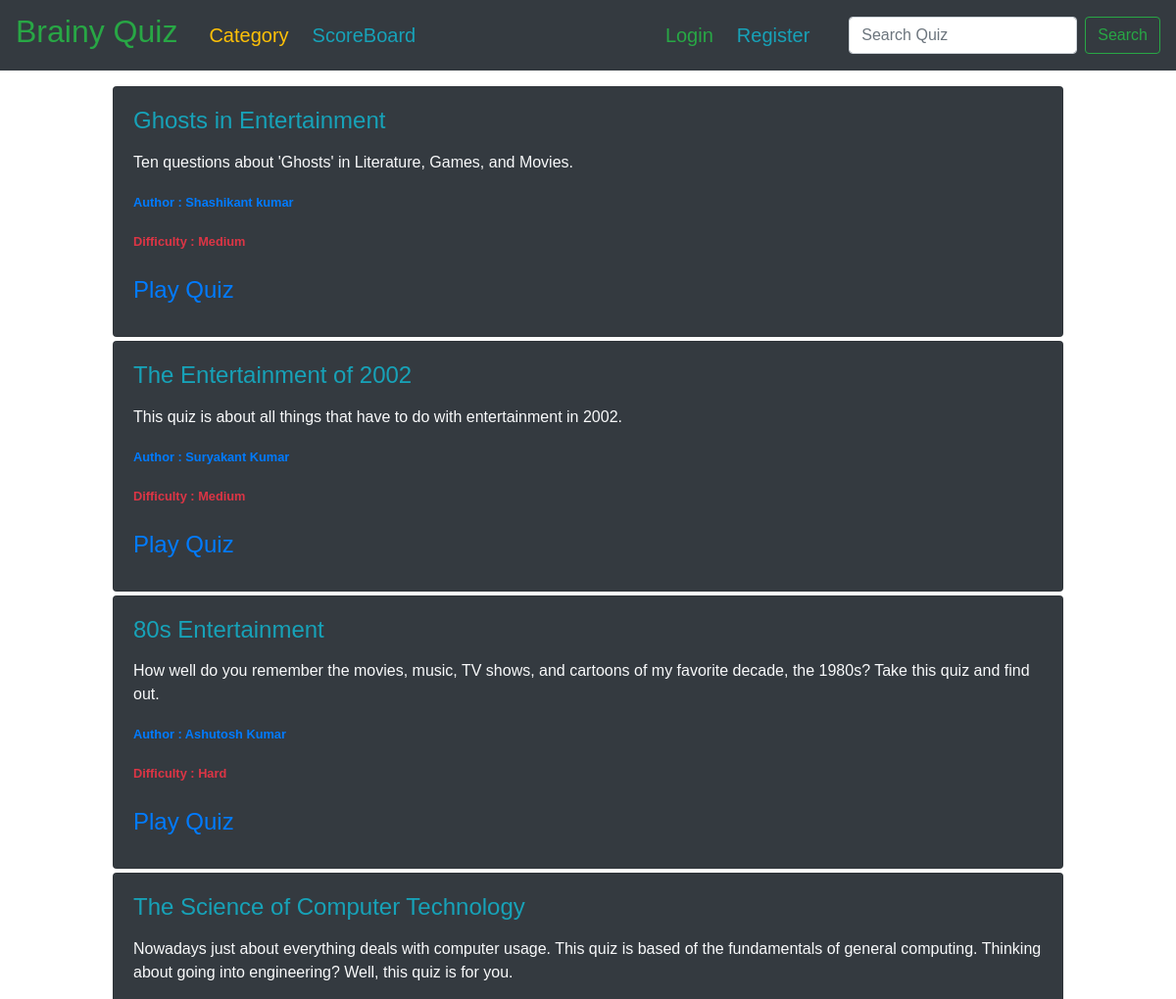
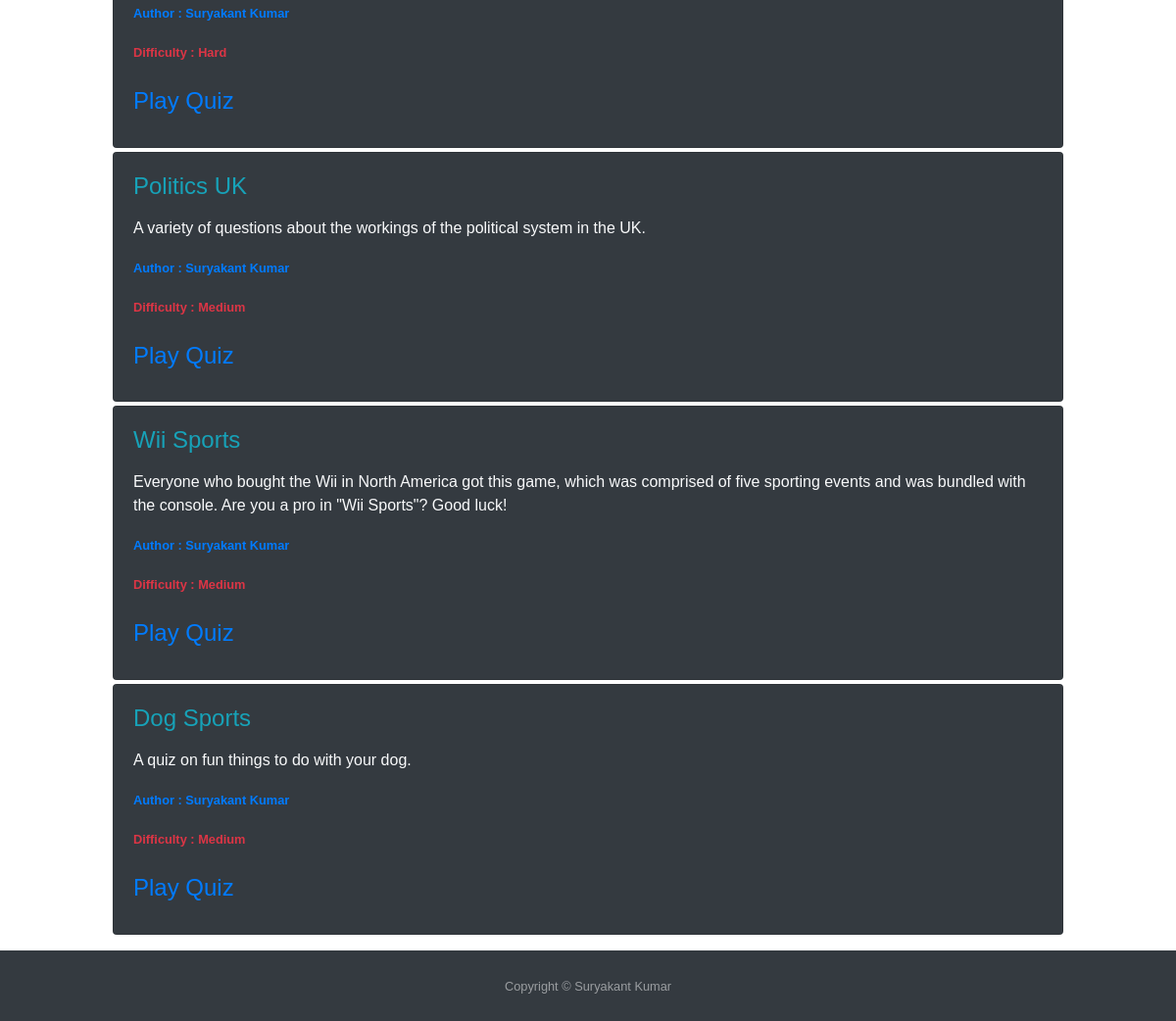
The page / on the database its author committed (2 pictures, top to bottom).
### quiz/models.py (models this page shows, shortened)
class Quiz(models.Model):
    difficulty_choices = [
        ('H', 'Hard'),
        ('M', 'Medium'),
        ('E', 'Easy')
    ]
    title = models.CharField(max_length=200)
    description = models.TextField(max_length=1000, blank=True, null=True)
    average_score = models.IntegerField(default=0, blank=True, null=True)
    difficulty = models.CharField(max_length=10, choices=difficulty_choices, default='F')
    date_posted = models.DateTimeField(default=timezone.now)
    author = models.ForeignKey(User, null=False, blank=False, on_delete=models.CASCADE)
    category = models.ForeignKey(Category, null=False, blank=False, on_delete=models.CASCADE)
    class Meta:
        ordering = ['-date_posted']

### quiz/views.py (the view)
# urls.py: path('', views.quiz_list_view, name='home-page'),
def quiz_list_view(request):
    obj = Quiz.objects.all()
    template = 'quiz/home.html'
    context = {'title': 'QuizApp - Home',
               "quiz_list": obj}
    return render(request, template, context)

### quiz/templates/quiz/home.html (shortened to what this page needs)
{% extends 'base.html' %}
{% block content %}
<div class="col-12 col-md-10 mb-3 mx-auto mt-3">
    {% for quiz in quiz_list %}
    <div class="card bg-dark text-light mb-1">
        <div class="card-body">
            <div class="mb-4">
                <h4 class="card-title text-info">
                    {{ quiz.title }}
                </h4>
                <p class="card-text">
                    {{ quiz.description|linebreaks }}
                </p>
                <p><small class="text-primary"><b>
                            Author : {{ quiz.author.first_name }} {{ quiz.author.last_name }}
                        </b></small></p>
                <p><small class="text-danger"><b>
                            Difficulty : {{ quiz.get_difficulty_display }}
                        </b></small></p>
            </div>
            <div>
                {% if user == quiz.author %}
                <div class="row">
                    <h4 class="card-title text-info col-4 col-sm-1">
                        <a href="{% url 'question-feature-ext' quiz.id %}">View</a>
                    </h4>
                    <h4 class="card-title text-info col-4 col-sm-2">
                        <a href="{% url 'question-create' quiz.id %}">Add Question</a>
                    </h4>
                </div>
                {% else %}
                <h4 class="card-title text-info">
                    <a href="{% url 'quiz-play' quiz.id %}">Play Quiz</a>
                </h4>
                {% endif %}
            </div>
        </div>
    </div>
    {% endfor %}
</div>
{% endblock %}

### templates/base.html (shortened to what this page needs)
<!doctype html>
<html lang="en">
<head>
    {% include 'bootstrap.html' %}
</head>
<body style="font-family: Comic Sans MS, cursive, sans-serif;" oncontextmenu="return false">
    <div>
        {% include 'navbar.html' %}
    </div>
    <div style="min-height: 90vh">
        {% block content %} {% endblock %}
    </div>
    <div>
        {% include 'footer.html' %}
    </div>
</body>
</html>

### templates/bootstrap.html (shortened to what this page needs)
    <link rel="stylesheet" href="https://stackpath.bootstrapcdn.com/bootstrap/4.3.1/css/bootstrap.min.css"
>

### templates/navbar.html (shortened to what this page needs)
<nav style="font-family: Comic Sans MS, cursive, sans-serif;" class="navbar navbar-dark bg-dark navbar-expand-lg">
    <a class="navbar-brand text-success mr-4" href="/">
        <h2>Brainy Quiz</h2>
    </a>
    <div class="collapse navbar-collapse" id="navbarSupportedContent">
        <ul class="navbar-nav mr-auto">
            <li class="nav-item active">
                <a class="nav-link mr-2 pb-0 text-warning" href="{% url 'category-list' %}">
                    <h5>Category</h5>
                </a>
            </li>
            <li class="nav-item active">
                <a class="nav-link mr-2 pb-0 text-info" href="{% url 'scoreboard' %}">
                    <h5>ScoreBoard</h5>
                </a>
            </li>
        </ul>
        <div class="navbar-nav mr-4">
            {% if user.is_authenticated %}
            <a class="nav-item nav-link active text-info pb-0 mr-2" href="{% url 'quiz-create' %}">
                <h5>Create
                    Quiz</h5>
            </a>
            <a class="nav-item nav-link active text-warning pb-0 mr-2" href="{% url 'profile' %}">
                <h5>{{ user.first_name }}</h5>
            </a>
            <a class="nav-item nav-link active text-danger pb-0 mr-2" href="{% url 'logout' %}">
                <h5>Logout</h5>
            </a>
            {% else %}
            <a class="nav-item nav-link active text-success pb-0 mr-2" href="{% url 'login' %}">
                <h5>Login</h5>
            </a>
            <a class="nav-item nav-link active text-info pb-0 mr-2" href="{% url 'register' %}">
                <h5>Register</h5>
            </a>
            {% endif %}
        </div>
        <div class="">
            <form class="form-inline my-2 my-lg-0">
                <input class="form-control mr-sm-2" type="search" name="q" placeholder="Search Quiz"
                    aria-label="Search">
                <button class="btn btn-outline-success my-2 my-sm-0" type="submit">Search</button>
            </form>
        </div>
    </div>
</nav>

### templates/footer.html
<footer class="py-4 bg-dark text-white-50">
    <div class="container text-center">
        <small>
            Copyright © Suryakant Kumar
        </small>
    </div>
</footer>

### rows shown on the page
Quiz: title "Ghosts in Entertainment", description "Ten questions about 'Ghosts' in Literature, Games, and Movies.", author.first_name "Shashikant", author.last_name "kumar", difficulty "Medium", shows "Play Quiz"
Quiz: title "The Entertainment of 2002", description "This quiz is about all things that have to do with entertainment in 2002.", author.first_name "Suryakant", author.last_name "Kumar", difficulty "Medium", shows "Play Quiz"
Quiz: title "80s Entertainment", description "How well do you remember the movies, music, TV shows, and cartoons of my favorite decade, the 1980s? Take this quiz and find out.", author.first_name "Ashutosh", author.last_name "Kumar", difficulty "Hard", shows "Play Quiz"
Quiz: title "The Science of Computer Technology", description "Nowadays just about everything deals with computer usage. This quiz is based of the fundamentals of general computing. Thinking about going into engineering? Well, this quiz is for you.", author.first_name "Suryakant", author.last_name "Kumar", difficulty "Hard", shows "Play Quiz"
Quiz: title "Politics UK", description "A variety of questions about the workings of the political system in the UK.", author.first_name "Suryakant", author.last_name "Kumar", difficulty "Medium", shows "Play Quiz"
Quiz: title "Wii Sports", description "Everyone who bought the Wii in North America got this game, which was comprised of five sporting events and was bundled with the console. Are you a pro in \"Wii Sports\"? Good luck!", author.first_name "Suryakant", author.last_name "Kumar", difficulty "Medium", shows "Play Quiz"
Quiz: title "Dog Sports", description "A quiz on fun things to do with your dog.", author.first_name "Suryakant", author.last_name "Kumar", difficulty "Medium", shows "Play Quiz"
